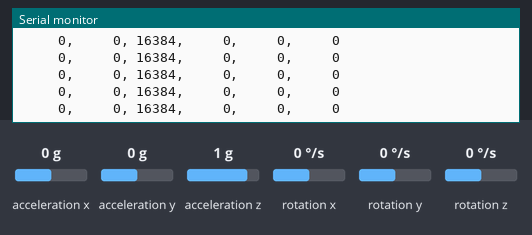
Bench run of a sketch on a simulated Arduino Uno, built with avr-gcc and run on an emulated ATmega328P. On the bench: the last lines printed to the serial monitor. Inputs (shaded band) come from the test bench; at power-on: acceleration x 0 g, acceleration y 0 g, acceleration z 1 g, rotation x 0 °/s, rotation y 0 °/s, rotation z 0 °/s.

Above: at 1.2 s.
1.3 s: acceleration x set to -1.4 g
At 1.33 s:
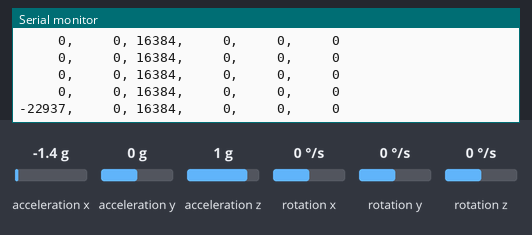
3.2 s: acceleration y set to -1.4 g
At 3.27 s:
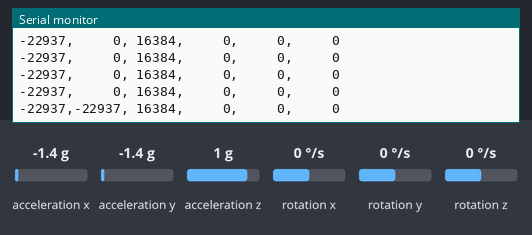
5.1 s: acceleration z set to -1.4 g
At 5.11 s:
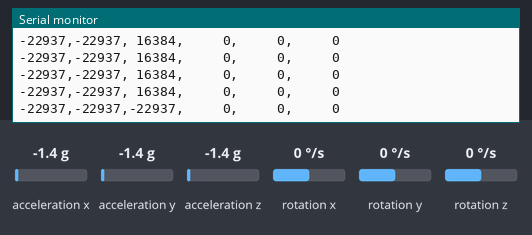
7.0 s: acceleration x set to 0 g
At 7.16 s:
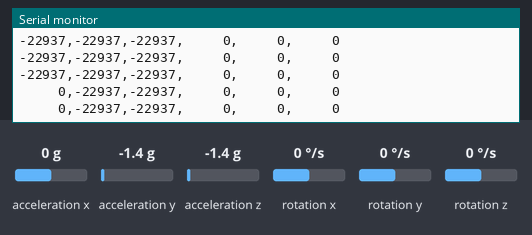
8.9 s: acceleration y set to 0 g
At 9.1 s:
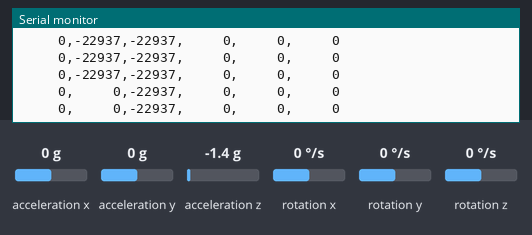
10.8 s: acceleration z set to 0 g
At 10.83 s:
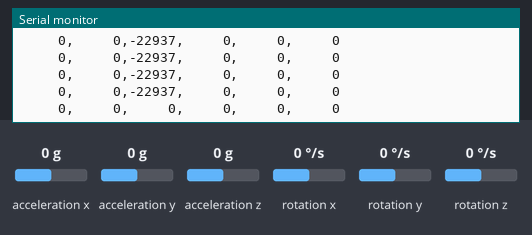

The sketch:

LSM303_serial_test2.ino
```cpp
/*
Tested with a Pololu MinIMUv3 board (LSM303D) hooked to Arduino Uno.
Hook 5V from Uno to VIN pin
Hook GND from Uno to GND pin
Hook SCL from Uno to SCL pin
Hook SDA from Uno to SDA pin

The sensor outputs provided by the library are the raw 16-bit values
obtained by concatenating the 8-bit high and low accelerometer and
magnetometer data registers. They can be converted to units of g and
gauss using the conversion factors specified in the datasheet for your
particular device and full scale setting (gain).

Example: An LSM303D gives a magnetometer X axis reading of 1982 with
its default full scale setting of +/- 4 gauss. The M_GN specification
in the LSM303D datasheet (page 10) states a conversion factor of 0.160
mgauss/LSB (least significant bit) at this FS setting, so the raw
reading of -1982 corresponds to 1982 * 0.160 = 317.1 mgauss =
0.3171 gauss.
*/


#include <Wire.h>
#include <LSM303.h>
LSM303 compass;

char report[80];

void setup()
{
  Serial.begin(57600);
  Wire.begin();
  compass.init();
  compass.enableDefault();
}

void loop()
{
  compass.read();

  snprintf(report, sizeof(report), "%6d,%6d,%6d,%6d,%6d,%6d",
    compass.a.x, compass.a.y, compass.a.z,
    compass.m.x, compass.m.y, compass.m.z);
  Serial.println(report);

  delay(100);
}
```

Measured:
- after the input at 1.3 s, the serial monitor: prints a new line at once (image 1)
- after the input at 3.2 s, the serial monitor: prints a new line after 0.07 s (image 2)
- after the input at 5.1 s, the serial monitor: prints a new line at once (image 3)
- after the input at 7.0 s, the serial monitor: prints a new line after 0.05 s (image 4)
- after the input at 8.9 s, the serial monitor: prints a new line after 0.09 s (image 5)
- after the input at 10.8 s, the serial monitor: prints a new line at once (image 6)
